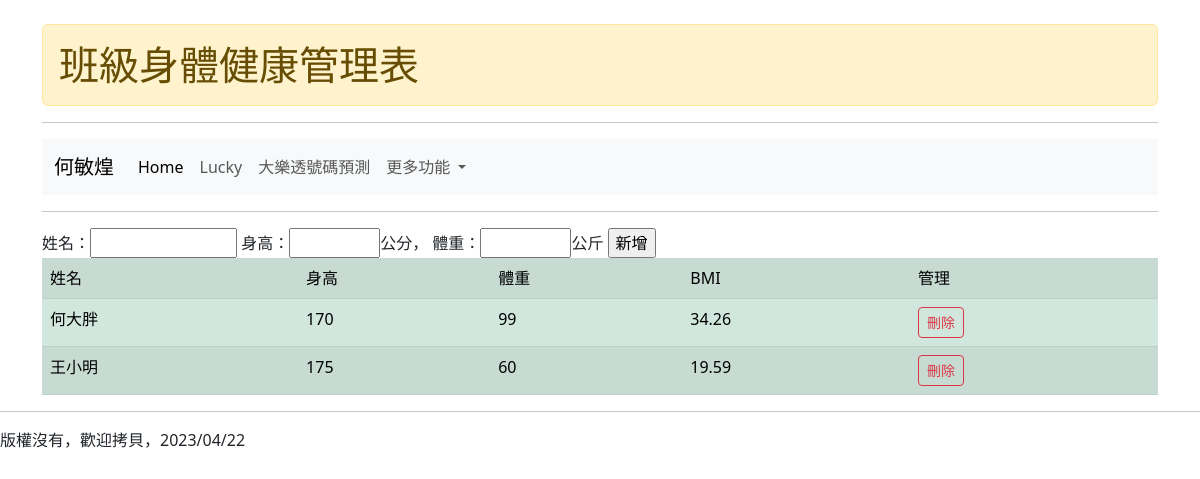
Page /bodyinfo/ on the earlier database version.
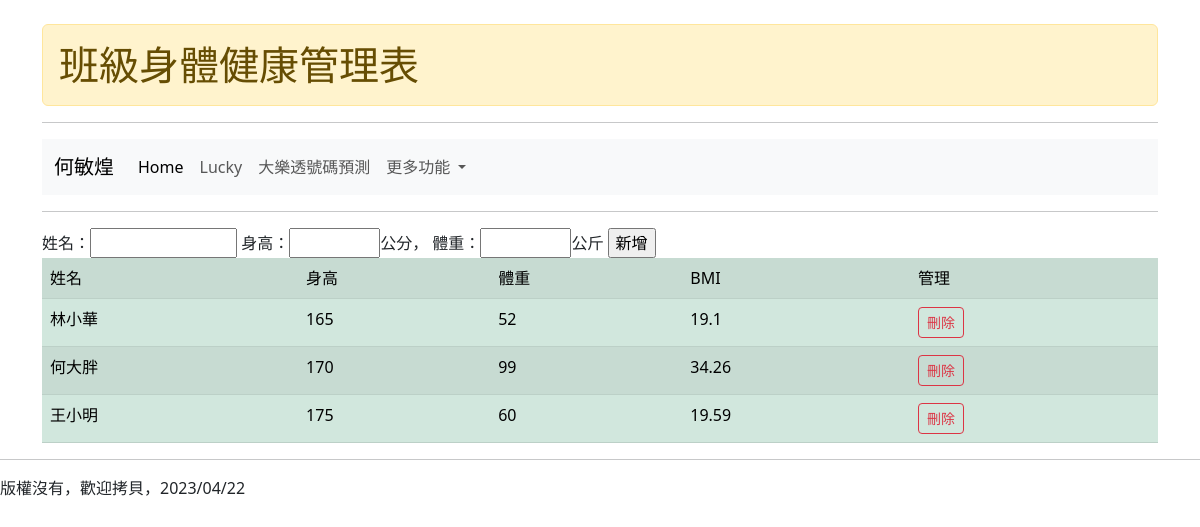
Same page on the later database version.
### mysite/models.py (models this page shows, shortened)
class BodyInfo(models.Model):
    name = models.CharField(max_length=50, verbose_name="姓名")
    height = models.PositiveIntegerField(verbose_name="身高")
    weight = models.PositiveIntegerField(verbose_name="體重")

### mysite/views.py (the view)
# urls.py: path('bodyinfo/', views.bodyinfo),
def bodyinfo(request):
    if request.method == "POST":
        name = request.POST.get("name")
        h = request.POST.get("h")
        w = request.POST.get("w")
        rec = BodyInfo(name=name, height=h, weight=w)
        rec.save()
        return redirect("/bodyinfo/")
    else:
        rawdata = BodyInfo.objects.all().order_by('-id')  #先把所有的記錄取出
        data = list()                     #建立一個空的串列
        for item in rawdata:              #把所有的記錄逐一取出，放在item中
            temp = dict()
            temp['id'] = item.id
            temp['name'] = item.name
            temp['height'] = item.height
            temp['weight'] = item.weight
            temp['bmi'] = round(int(item.weight) / (int(item.height)/100)**2, 2)  #計算BMI
            data.append(temp)             #把整理好的記錄放到 data 串列中
    return render(request, "bodyinfo.html", locals())

### templates/bodyinfo.html (shortened to what this page needs)
{% extends "base.html" %}
{% block headmessage %}
	<h1 class="alert alert-warning">班級身體健康管理表</h1>
{% endblock %}
{% block content %}
<form action="/bodyinfo/" method="POST">
	姓名：<input name="name" size=10 required>
	身高：<input name="h" size=4 required>公分，
	體重：<input name="w" size=4 required>公斤
	<input type=submit value="新增">
</form>
	<table class="table table-success table-striped">
		<tr><td>姓名</td><td>身高</td><td>體重</td><td>BMI</td><td>管理</td></tr>
  {% for item in data %}
  		<tr>
  			<td>
  			  	{{ item.name }}
  			</td>
  			<td>{{ item.height }}</td>
  			<td>{{ item.weight }}</td>
  			<td>{{ item.bmi }}</td>
  			<td>
  				<a class="btn btn-outline-danger btn-sm" href="/delete/{{item.id}}/">刪除</a>
  			</td>
    	</tr>
  {% endfor %}
  	</table>
{% endblock %}

Differences in the rows shown:
added BodyInfo: name "林小華"
Other differences:
new list line: "165 52 19.1 刪除"
